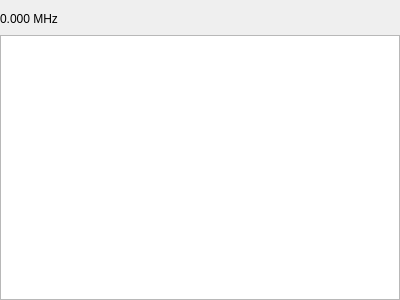
<?xml version="1.0" encoding="UTF-8"?>
<ui version="4.0">
 <class>WsjtxWidget</class>
 <widget class="QWidget" name="WsjtxWidget">
  <property name="geometry">
   <rect>
    <x>0</x>
    <y>0</y>
    <width>400</width>
    <height>300</height>
   </rect>
  </property>
  <property name="windowTitle">
   <string>Form</string>
  </property>
  <layout class="QGridLayout" name="gridLayout">
   <property name="leftMargin">
    <number>0</number>
   </property>
   <property name="topMargin">
    <number>9</number>
   </property>
   <property name="rightMargin">
    <number>0</number>
   </property>
   <property name="bottomMargin">
    <number>0</number>
   </property>
   <item row="0" column="0" colspan="2">
    <widget class="QLabel" name="freqLabel">
     <property name="text">
      <string>0.000 MHz</string>
     </property>
    </widget>
   </item>
   <item row="1" column="0" colspan="5">
    <widget class="QTableView" name="tableView">
     <property name="focusPolicy">
      <enum>Qt::ClickFocus</enum>
     </property>
     <property name="contextMenuPolicy">
      <enum>Qt::ActionsContextMenu</enum>
     </property>
     <property name="sizeAdjustPolicy">
      <enum>QAbstractScrollArea::AdjustToContents</enum>
     </property>
     <property name="editTriggers">
      <set>QAbstractItemView::NoEditTriggers</set>
     </property>
     <property name="tabKeyNavigation">
      <bool>false</bool>
     </property>
     <property name="alternatingRowColors">
      <bool>true</bool>
     </property>
     <property name="selectionMode">
      <enum>QAbstractItemView::SingleSelection</enum>
     </property>
     <property name="selectionBehavior">
      <enum>QAbstractItemView::SelectRows</enum>
     </property>
     <property name="verticalScrollMode">
      <enum>QAbstractItemView::ScrollPerPixel</enum>
     </property>
     <property name="horizontalScrollMode">
      <enum>QAbstractItemView::ScrollPerPixel</enum>
     </property>
     <property name="sortingEnabled">
      <bool>true</bool>
     </property>
     <attribute name="horizontalHeaderMinimumSectionSize">
      <number>24</number>
     </attribute>
     <attribute name="horizontalHeaderDefaultSectionSize">
      <number>100</number>
     </attribute>
     <attribute name="horizontalHeaderHighlightSections">
      <bool>true</bool>
     </attribute>
     <attribute name="horizontalHeaderShowSortIndicator" stdset="0">
      <bool>true</bool>
     </attribute>
     <attribute name="horizontalHeaderStretchLastSection">
      <bool>true</bool>
     </attribute>
     <attribute name="verticalHeaderVisible">
      <bool>true</bool>
     </attribute>
     <attribute name="verticalHeaderMinimumSectionSize">
      <number>20</number>
     </attribute>
     <attribute name="verticalHeaderDefaultSectionSize">
      <number>20</number>
     </attribute>
     <attribute name="verticalHeaderStretchLastSection">
      <bool>false</bool>
     </attribute>
    </widget>
   </item>
   <item row="0" column="2">
    <widget class="QLabel" name="modeLabel">
     <property name="text">
      <string/>
     </property>
    </widget>
   </item>
   <item row="0" column="3">
    <spacer name="horizontalSpacer">
     <property name="orientation">
      <enum>Qt::Horizontal</enum>
     </property>
     <property name="sizeHint" stdset="0">
      <size>
       <width>40</width>
       <height>20</height>
      </size>
     </property>
    </spacer>
   </item>
  </layout>
  <action name="actionDisplayedColumns">
   <property name="text">
    <string>Column Visibility</string>
   </property>
   <property name="toolTip">
    <string>Which columns should be displayed</string>
   </property>
  </action>
  <action name="actionFilter">
   <property name="text">
    <string>Filter</string>
   </property>
   <property name="toolTip">
    <string>Filter Spots</string>
   </property>
  </action>
 </widget>
 <resources/>
 <connections>
  <connection>
   <sender>tableView</sender>
   <signal>doubleClicked(QModelIndex)</signal>
   <receiver>WsjtxWidget</receiver>
   <slot>tableViewDoubleClicked(QModelIndex)</slot>
   <hints>
    <hint type="sourcelabel">
     <x>199</x>
     <y>181</y>
    </hint>
    <hint type="destinationlabel">
     <x>199</x>
     <y>149</y>
    </hint>
   </hints>
  </connection>
  <connection>
   <sender>tableView</sender>
   <signal>clicked(QModelIndex)</signal>
   <receiver>WsjtxWidget</receiver>
   <slot>tableViewClicked(QModelIndex)</slot>
   <hints>
    <hint type="sourcelabel">
     <x>199</x>
     <y>162</y>
    </hint>
    <hint type="destinationlabel">
     <x>199</x>
     <y>149</y>
    </hint>
   </hints>
  </connection>
  <connection>
   <sender>actionDisplayedColumns</sender>
   <signal>triggered()</signal>
   <receiver>WsjtxWidget</receiver>
   <slot>displayedColumns()</slot>
   <hints>
    <hint type="sourcelabel">
     <x>-1</x>
     <y>-1</y>
    </hint>
    <hint type="destinationlabel">
     <x>199</x>
     <y>149</y>
    </hint>
   </hints>
  </connection>
  <connection>
   <sender>actionFilter</sender>
   <signal>triggered()</signal>
   <receiver>WsjtxWidget</receiver>
   <slot>actionFilter()</slot>
   <hints>
    <hint type="sourcelabel">
     <x>-1</x>
     <y>-1</y>
    </hint>
    <hint type="destinationlabel">
     <x>199</x>
     <y>149</y>
    </hint>
   </hints>
  </connection>
 </connections>
 <slots>
  <slot>tableViewDoubleClicked(QModelIndex)</slot>
  <slot>tableViewClicked(QModelIndex)</slot>
  <slot>displayedColumns()</slot>
  <slot>actionFilter()</slot>
 </slots>
</ui>
